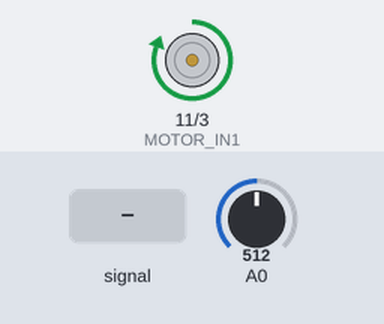
Bench run of a sketch on a simulated Arduino Uno, built with avr-gcc and run on an emulated ATmega328P. Shown: motor-driver pin pairs drawn as motors (green arrow = first pin HIGH = forward, orange = second pin HIGH = backward, longer = more drive). Inputs (shaded band) come from the test bench; at power-on: A0 = 512.

Above: at 1.2 s.
1.3 s: A0 fed a 200 Hz sine of ±255 counts around its level
4.3 s: A0 set to 716
5.8 s: A0 set to 900
At 6.1 s:
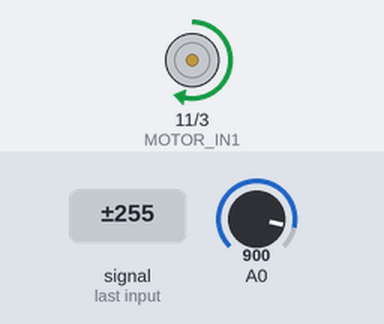
7.3 s: A0 set to 511
At 8.5 s:
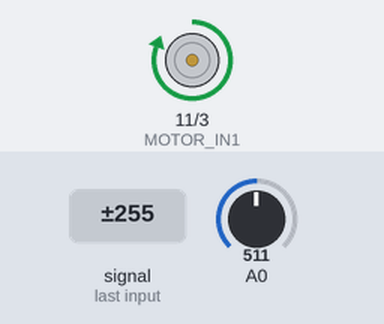
Timing chart, 0 to 9.8 s (numbered marks = the images above; inputs shaded):
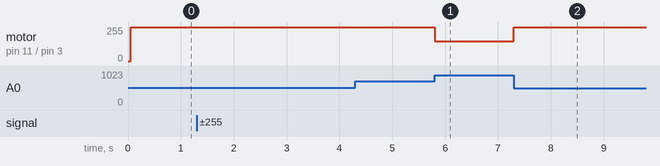

Measured:
- after the input at 5.8 s, motor on pin 11 (MOTOR_IN1) / pin 3 (MOTOR_IN2): forward 255/255 → forward 150/255 at once
- after the input at 7.3 s, motor on pin 11 (MOTOR_IN1) / pin 3 (MOTOR_IN2): forward 150/255 → forward 255/255 at once

The sketch:

PD_controller_clean.ino
```cpp
#define MOTOR_IN1 11
#define MOTOR_IN2 3

#include "sensor_data.h"

#define PWM_MID_POINT 200
#define VOLTAGE_MID_POINT PWM_MID_POINT / 255 * 12.0
#define DISTANCE_SETPOINT 0.0058

#define MAG_LINE_FIT_SLOPE 0.77
#define MAG_LINE_FIT_YINT 415
#define K 1
#define K_P 45000.0 * K
#define K_I 0
#define K_D 40 * K
#define SERIAL_PRINT false

#define SENSOR_BUFFER_LEN (70)

float sensor_buffer[SENSOR_BUFFER_LEN] = { 0.0 };
int sensor_counter = 0;

int sensor = 0;
int sensor_raw = 0;
int pwm = PWM_MID_POINT;

unsigned long times[100] = { 0 };
int num_times = 0;
unsigned long prevTime = 0;
double prevError = 0;
unsigned long lastPrintTime = 0;
double errorSum = 0;
double error = 0;
unsigned long curTime = 0;
double timeDelta = 0;
int pwm_avg = 0;
float alpha = 0.2;

void setup() {
  Serial.begin(500000);

  pinMode(MOTOR_IN2, OUTPUT);
  pinMode(MOTOR_IN1, OUTPUT);
  TCCR2A = _BV(COM2A1) | _BV(COM2B1) | _BV(WGM21) | _BV(WGM20);
  TCCR2B = _BV(CS22);
  OCR2A = 0;
  OCR2B = 0;

  ADCSRA = (1 << ADEN) | (1 << ADPS2) | (1 << ADPS1) |(1 << ADPS0);
  ADMUX |= (1 << REFS0);

  delay(50);
  prevTime = micros();
}

void loop() {
  // if (num_times < 100) {
  //   times[num_times] = micros();
  //   num_times++;
  // } else {
  //   num_times = 0;
  //   for (int i = 0; i < 99; i++) {
  //     Serial.println(times[i+1] - times[i]);
  //   }
  // }

  // ADCSRA |= (1 << ADSC);
  // while(!((ADCSRA >> ADIF) & 1)) {}
  // ADCSRA |= 1 << ADIF;
  // sensor_raw = ADC;
  sensor_raw = analogRead(A0);

  pwm_avg = (alpha * pwm) + ((1 - alpha) * pwm_avg);
  // pwm_avg = pwm;

  sensor = sensor_raw - (pwm_avg * MAG_LINE_FIT_SLOPE + MAG_LINE_FIT_YINT);
  sensor = constrain(sensor, 0, 512);
  float sensor_lookup;
  if (sensor % 2 == 1) {
    sensor_lookup = (SENSOR_LOOKUP_TABLE[sensor / 2] + SENSOR_LOOKUP_TABLE[sensor / 2 + 1] ) / 2.0;
  } else {
    sensor_lookup = SENSOR_LOOKUP_TABLE[sensor / 2];
  }

  error = sensor_lookup - DISTANCE_SETPOINT;

  curTime = micros();

  timeDelta = (curTime - prevTime)*1E-6;


  // sensor_buffer[sensor_counter] = error;
  // sensor_counter = (sensor_counter + 1) % SENSOR_BUFFER_LEN;

  // float sensor_avg = 0;
  // for(int i = 0; i < SENSOR_BUFFER_LEN; i++) {
  //   sensor_avg += sensor_buffer[i];
  // }

  // sensor_avg /= SENSOR_BUFFER_LEN;

  errorSum += timeDelta*error;

  float curr_der = K_D * (error - prevError) / timeDelta;

  pwm = constrain(PWM_MID_POINT + K_P * error + K_I*errorSum + curr_der, 150, 255);
  // pwm++;
  // pwm = (pwm-150)%105 + 150;
  OCR2A = pwm;

  if (SERIAL_PRINT && millis() - lastPrintTime > 1) {
    Serial.print("P:");
    Serial.print(K_P * error, 5);
    Serial.print(",D:");
    Serial.print(curr_der, 5);
    Serial.print(",");
    Serial.print("pwm:");
    Serial.print(pwm - PWM_MID_POINT);
    Serial.print(",");
    Serial.print("sensor_lookup:");
    Serial.print(sensor_lookup, 5);
    Serial.print(",");
    Serial.print("error:");
    Serial.print(error, 5);
    Serial.print(",");
    Serial.print("pwm_cancel:");
    Serial.print((pwm_avg * MAG_LINE_FIT_SLOPE + MAG_LINE_FIT_YINT));
    Serial.print(",");
    Serial.print("sensor_raw:");
    Serial.print(sensor_raw);
    // Serial.print(pwm_old);
    // Serial.print(",");
    // Serial.print("pwm_avg:");
    // Serial.print((int) pwm_avg * MAG_LINE_FIT_SLOPE + MAG_LINE_FIT_YINT);
    // Serial.print(",");
    // Serial.print(sensor_average - (pwm_avg * MAG_LINE_FIT_SLOPE + MAG_LINE_FIT_YINT));
    // Serial.print(",");
    // Serial.print(sensor_average - (PWM_MID_POINT * MAG_LINE_FIT_SLOPE + MAG_LINE_FIT_YINT));
    // Serial.print(",");
    // Serial.print(sensor_average - (pwm * MAG_LINE_FIT_SLOPE + MAG_LINE_FIT_YINT));

    // Serial.print(",");
    // Serial.print("sensor_avg:");
    // Serial.print(sensor_buffer[0], 5);
    // Serial.print(",sensor_raw:");
    // Serial.print(sensor_raw);
    Serial.println();
    // Serial.print(",");
    // Serial.print((pwm * MAG_LINE_FIT_SLOPE + MAG_LINE_FIT_YINT));
    // Serial.print(",");
    // Serial.println(sensor);
    lastPrintTime = millis();
  }
  prevTime = curTime;
  prevError = error;
}
```

sensor_data.h
```cpp
#ifndef SENSOR_DATA_H
#define SENSOR_DATA_H
float SENSOR_LOOKUP_TABLE[257] = {
	0.03099675996838122,
	0.03099675996838122,
	0.03099675996838122,
	0.03099675996838122,
	0.03099675996838122,
	0.03099675996838122,
	0.03099675996838122,
	0.03099675996838122,
	0.03099675996838122,
	0.025367334997491147,
	0.022936545321123457,
	0.021364432301702128,
	0.02020025101862502,
	0.019275332251237537,
	0.018507900379876555,
	0.017852047340314273,
	0.017279408355339504,
	0.016771224998471366,
	0.016314444069364137,
	0.015899615494638693,
	0.015519677239269933,
	0.01516921283492438,
	0.01484397676665853,
	0.014540579520717661,
	0.014256271884260171,
	0.013988793179008254,
	0.013736261955731462,
	0.013497095646326172,
	0.013269950429029731,
	0.013053675495951439,
	0.012847277772207342,
	0.012649894345204835,
	0.012460770666530592,
	0.012279243134185361,
	0.012104725039570838,
	0.011936695128156719,
	0.01177468821135497,
	0.011618287403472607,
	0.011467117657447812,
	0.011320840347040888,
	0.01117914869855521,
	0.011041763917085999,
	0.010908431884317948,
	0.010778920329571225,
	0.010653016394971297,
	0.010530524530634697,
	0.010411264667608052,
	0.010295070625705853,
	0.010181788720913562,
	0.010071276543071807,
	0.009963401879451474,
	0.009858041763810364,
	0.009755081633777307,
	0.009654414582084844,
	0.009555940689380045,
	0.009459566428175055,
	0.009365204129024704,
	0.009272771501294555,
	0.009182191201954378,
	0.009093390446734958,
	0.009006300658750055,
	0.008920857150333496,
	0.00883699883439354,
	0.008754667962058116,
	0.008673809883788694,
	0.00859437283148777,
	0.00851630771942423,
	0.008439567962059405,
	0.008364109307080847,
	0.008289889682145274,
	0.00821686905400181,
	0.00814500929881442,
	0.008074274082631887,
	0.00800462875106714,
	0.007936040227347348,
	0.007868476917984008,
	0.0078019086253896305,
	0.00773630646683605,
	0.007671642799209977,
	0.007607891149075167,
	0.007545026147598343,
	0.007483023469938552,
	0.007421859778737515,
	0.007361512671382477,
	0.007301960630743289,
	0.007243182979112642,
	0.007185159835102748,
	0.0071278720732736115,
	0.0070713012862877655,
	0.007015429749404087,
	0.006960240387139328,
	0.006905716741940455,
	0.006851842944724002,
	0.006798603687150479,
	0.00674598419551265,
	0.006693970206126238,
	0.0066425479421205,
	0.006591704091534204,
	0.006541425786629859,
	0.006491700584345806,
	0.006442516447811857,
	0.00639386172885981,
	0.006345725151465254,
	0.006298095796061794,
	0.006250963084673099,
	0.006204316766812145,
	0.006158146906100616,
	0.006112443867564804,
	0.0060671983055673355,
	0.006022401152336947,
	0.005978043607061073,
	0.005934117125508455,
	0.005890613410151129,
	0.005847524400757256,
	0.005804842265428112,
	0.0057625593920542974,
	0.00572066838016786,
	0.005679162033168531,
	0.005638033350903622,
	0.00559727552258247,
	0.005556881920007489,
	0.005516846091104997,
	0.005477161753740024,
	0.005437822789800282,
	0.005398823239535351,
	0.005360157296137997,
	0.00532181930055528,
	0.005283803736517869,
	0.005246105225776652,
	0.005208718523536321,
	0.005171638514076287,
	0.005134860206549723,
	0.005098378730952165,
	0.005062189334251469,
	0.0050262873766714926,
	0.004990668328122175,
	0.004955327764769202,
	0.004920261365736709,
	0.004885464909936921,
	0.004850934273020877,
	0.0048166654244447505,
	0.004782654424646538,
	0.00474889742232818,
	0.004715390651838412,
	0.0046821304306519035,
	0.004649113156940474,
	0.004616335307232368,
	0.004583793434155782,
	0.004551484164263049,
	0.004519404195932032,
	0.00448755029734145,
	0.004455919304517065,
	0.004424508119445748,
	0.004393313708254615,
	0.004362333099452579,
	0.00433156338223174,
	0.004301001704826207,
	0.004270645272926027,
	0.004240491348144016,
	0.004210537246533392,
	0.00418078033715421,
	0.004151218040686661,
	0.004121847828089431,
	0.004092667219301369,
	0.0040636737819847914,
	0.004034865130308829,
	0.0040062389237713126,
	0.003977792866057712,
	0.003949524703935771,
	0.003921432226184488,
	0.0038935132625561603,
	0.0038657656827703066,
	0.0038381873955382656,
	0.0038107763476173777,
	0.0037835305228936696,
	0.0037564479414920215,
	0.0037295266589128296,
	0.0037027647651942303,
	0.003676160384098977,
	0.003649711672325104,
	0.003623416818739556,
	0.00359727404363397,
	0.003571281598001864,
	0.0035454377628364874,
	0.003519740848448623,
	0.003494189193803678,
	0.0034687811658774066,
	0.0034435151590296352,
	0.0034183895943953923,
	0.0033934029192928764,
	0.0033685536066476863,
	0.003343840154432798,
	0.0033192610851237652,
	0.003294814945168655,
	0.003270500304472233,
	0.0032463157558939564,
	0.003222259914759322,
	0.003198331418384144,
	0.003174528925611365,
	0.0031508511163599894,
	0.003127296691185779,
	0.0031038643708533294,
	0.0030805528959191824,
	0.0030573610263256315,
	0.0030342875410048994,
	0.0030113312374933617,
	0.00298849093155552,
	0.0029657654568174276,
	0.0029431536644092815,
	0.0029206544226169128,
	0.0028982666165419074,
	0.0028759891477700993,
	0.002853820934048195,
	0.002831760908968291,
	0.0028098080216600457,
	0.0027879612364903003,
	0.002766219532769912,
	0.0027445819044676152,
	0.002723047359930691,
	0.002701614921612263,
	0.002680283625805025,
	0.0026590525223812245,
	0.0026379206745387237,
	0.0026168871585529664,
	0.002595951063534693,
	0.0025751114911932386,
	0.002554367555605258,
	0.002533718382988744,
	0.0025131631114821747,
	0.0024927008909286607,
	0.0024723308826649615,
	0.0024520522593152283,
	0.0024318642045893578,
	0.0024117659130858246,
	0.0023917565900988804,
	0.0023718354514300007,
	0.002352001723203471,
	0.0023322546416859927,
	0.002312593453110226,
	0.0022930174135021406,
	0.0022735257885120974,
	0.0022541178532495504,
	0.0022347928921212894,
	0.002215550198673119,
	0.002196389075434897,
	0.00217730883376884,
	0.0021583087937210245,
	0.002139388283875986,
	0.0021205466412143555,
	0.002101783210973449,
	0.0020830973465107384,
	0.0020644884091701302,
	0.002045955768150993,
	0.0020274988003798474,
	0.0020091168903846783,
	0.0019908094301717806,
	0.0019908094301717806
};
#endif
```
